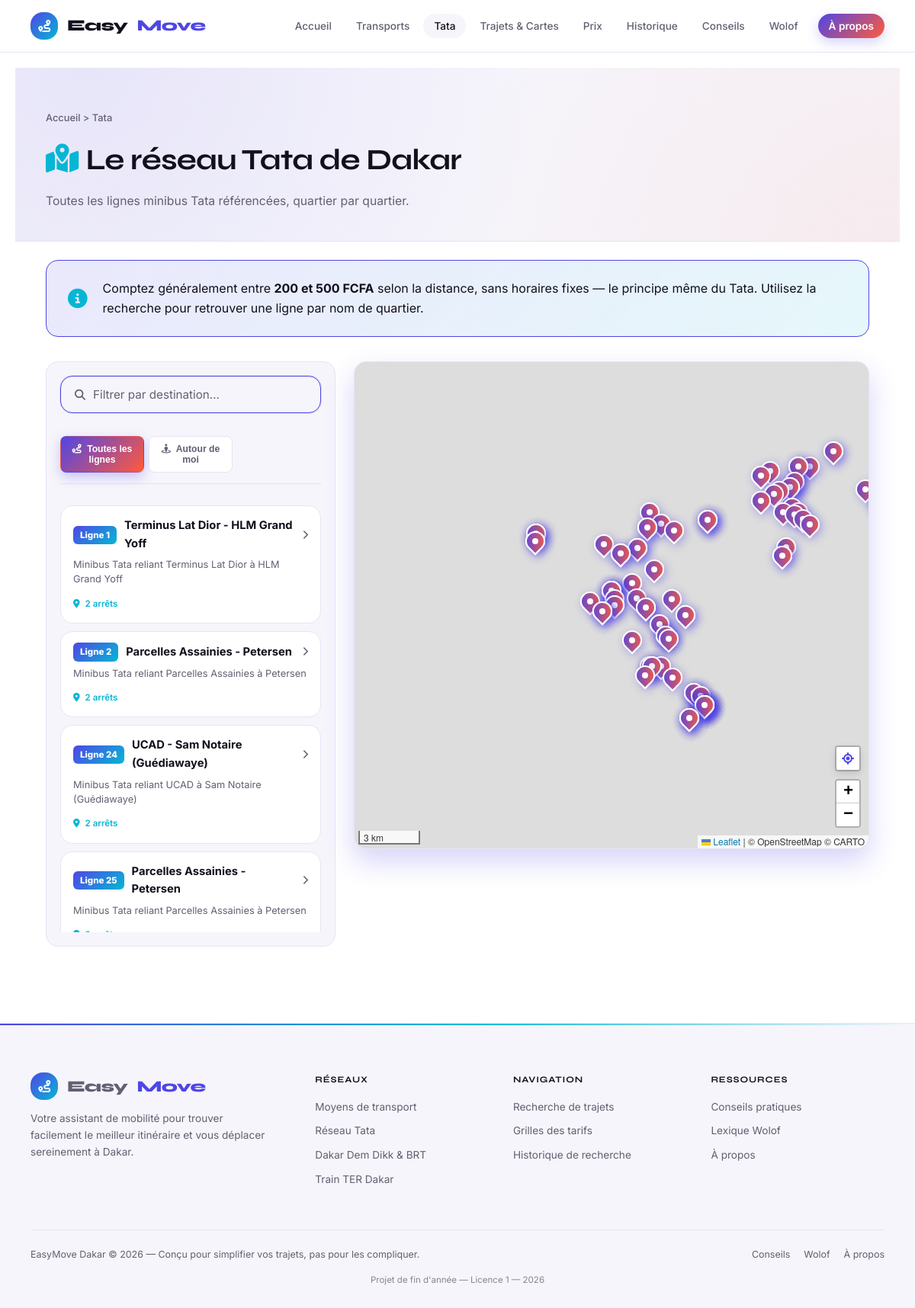
Page /minibus on the committed database.
### tables this page shows
CREATE TABLE lignes_bus (
    id_ligne            INTEGER PRIMARY KEY AUTOINCREMENT,
    numero_ligne        TEXT NOT NULL,
    nom_ligne           TEXT,
    id_transport        INTEGER NOT NULL,
    est_minibus         INTEGER DEFAULT 0, -- 0 = Bus classique (DDD, BRT), 1 = Réseau Minibus (Tata, Car Rapide)
    description         TEXT,
    FOREIGN KEY (id_transport) REFERENCES moyens_transport(id_transport)
);

### app.py (the view)
@app.route("/minibus")
def minibus():
    lignes = database.get_toutes_les_lignes_tata()
    lignes_avec_arrets = []
    tous_les_arrets = []
    for ligne in lignes:
        arrets = database.get_arrets_par_ligne(ligne["id_ligne"])
        arrets_dicts = [dict(a) for a in arrets]
        for a in arrets_dicts:
            a["numero_ligne"] = ligne["numero_ligne"]
            tous_les_arrets.append(a)
        lignes_avec_arrets.append({"info": ligne, "arrets": arrets})
    return render_template(
        "minibus.html",
        lignes_minibus=lignes_avec_arrets,
        tous_les_arrets=tous_les_arrets,
        active_page="minibus"
    )

### database.py (called while the page is built)
def get_connection():
    conn = sqlite3.connect(DB_PATH)
    conn.row_factory = sqlite3.Row
    conn.execute("PRAGMA foreign_keys = ON")
    return conn

def get_toutes_les_lignes_tata():
    conn = get_connection()
    lignes = conn.execute("""
        SELECT lb.* FROM lignes_bus lb
        JOIN moyens_transport mt ON mt.id_transport = lb.id_transport
        WHERE mt.nom LIKE 'Minibus Tata%'
        ORDER BY lb.numero_ligne
    """).fetchall()
    conn.close()
    return lignes

def get_arrets_par_ligne(id_ligne):
    conn = get_connection()
    arrets = conn.execute("""
        SELECT a.* FROM arrets a
        JOIN ligne_arrets la ON a.id_arret = la.id_arret
        WHERE la.id_ligne = ?
        ORDER BY la.ordre
    """, (id_ligne,)).fetchall()
    conn.close()
    return arrets

### templates/minibus.html (shortened to what this page needs)
{% extends "base.html" %}
{% block content %}
<div class="page-header">
    <div class="container">
        <div class="breadcrumb"><a href="{{ url_for('accueil') }}">Accueil</a> > Tata</div>
        <h1><i class="fa-solid fa-map-location-dot" style="color: var(--accent-cyan); margin-right: 10px;"></i>Le réseau Tata de Dakar</h1>
        <p>Toutes les lignes minibus Tata référencées, quartier par quartier.</p>
    </div>
</div>
<section class="section" style="padding-top: 24px;">
    <div class="container">
        <div class="resolution-banner reveal" style="margin-bottom: 32px;">
            <i class="fa-solid fa-circle-info"></i>
            <p>Comptez généralement entre <strong>200 et 500 FCFA</strong> selon la distance, sans horaires fixes — le principe même du Tata. Utilisez la recherche pour retrouver une ligne par nom de quartier.</p>
        </div>
        <div class="sn-layout">
            <div class="sn-side-panel">
                <div class="search-input-wrapper" style="margin-bottom: 16px;">
                    <i class="fa-solid fa-magnifying-glass input-icon" style="margin-right: 10px;"></i>
                    <input type="text" id="searchNetwork" class="search-input" placeholder="Filtrer par destination…">
                </div>
                <div class="sn-tabs">
                    <button type="button" id="tabLignes" class="sn-tab actif">
                        <i class="fa-solid fa-route"></i> Toutes les lignes
                    </button>
                    <button type="button" id="tabProches" class="sn-tab">
                        <i class="fa-solid fa-street-view"></i> Autour de moi
                    </button>
                </div>
                <div id="panelLignes" class="sn-panel">
                    {% for item in lignes_minibus %}
                    <div class="sn-route-card stagger-item"
                         data-search-pool="{{ item.info.numero_ligne|lower }} {{ item.info.nom_ligne|lower }}"
                         data-id-ligne="{{ item.info.id_ligne }}"
                         tabindex="0" role="button"
                         aria-label="Afficher l'itinéraire {{ item.info.numero_ligne }} — {{ item.info.nom_ligne }}">
                        <div class="sn-route-top">
                            <span class="sn-route-badge">{{ item.info.numero_ligne }}</span>
                            <span class="sn-route-name">{{ item.info.nom_ligne }}</span>
                            <i class="fa-solid fa-chevron-right sn-route-chevron"></i>
                        </div>
                        <p class="sn-route-desc">{{ item.info.description }}</p>
                        <span class="sn-route-stops"><i class="fa-solid fa-location-dot"></i> {{ item.arrets|length }} arrêts</span>
                    </div>
                    {% endfor %}
                </div>
            </div>
            <div class="sn-map-panel map-wrapper">
                <div id="mapMinibus" class="sn-map"></div>
            </div>
        </div>
    </div>
</section>
<link rel="stylesheet" href="https://unpkg.com/leaflet-routing-machine@latest/dist/leaflet-routing-machine.css" />
<link rel="stylesheet" href="https://unpkg.com/leaflet.markercluster@1.5.3/dist/MarkerCluster.css" />
<link rel="stylesheet" href="https://unpkg.com/leaflet.markercluster@1.5.3/dist/MarkerCluster.Default.css" />
{% endblock %}

### rows in the picture
lignes_bus: info.numero_ligne "Ligne 1", info.nom_ligne "Terminus Lat Dior - HLM Grand Yoff", info.description "Minibus Tata reliant Terminus Lat Dior à HLM Grand Yoff"
lignes_bus: info.numero_ligne "Ligne 2", info.nom_ligne "Parcelles Assainies - Petersen", info.description "Minibus Tata reliant Parcelles Assainies à Petersen"
lignes_bus: info.numero_ligne "Ligne 24", info.nom_ligne "UCAD - Sam Notaire (Guédiawaye)", info.description "Minibus Tata reliant UCAD à Sam Notaire (Guédiawaye)"
lignes_bus: info.numero_ligne "Ligne 25", info.nom_ligne "Parcelles Assainies - Petersen", info.description "Minibus Tata reliant Parcelles Assainies à Petersen"

### other values in the picture
{{ item.arrets|length }} "2" "2" "2"
